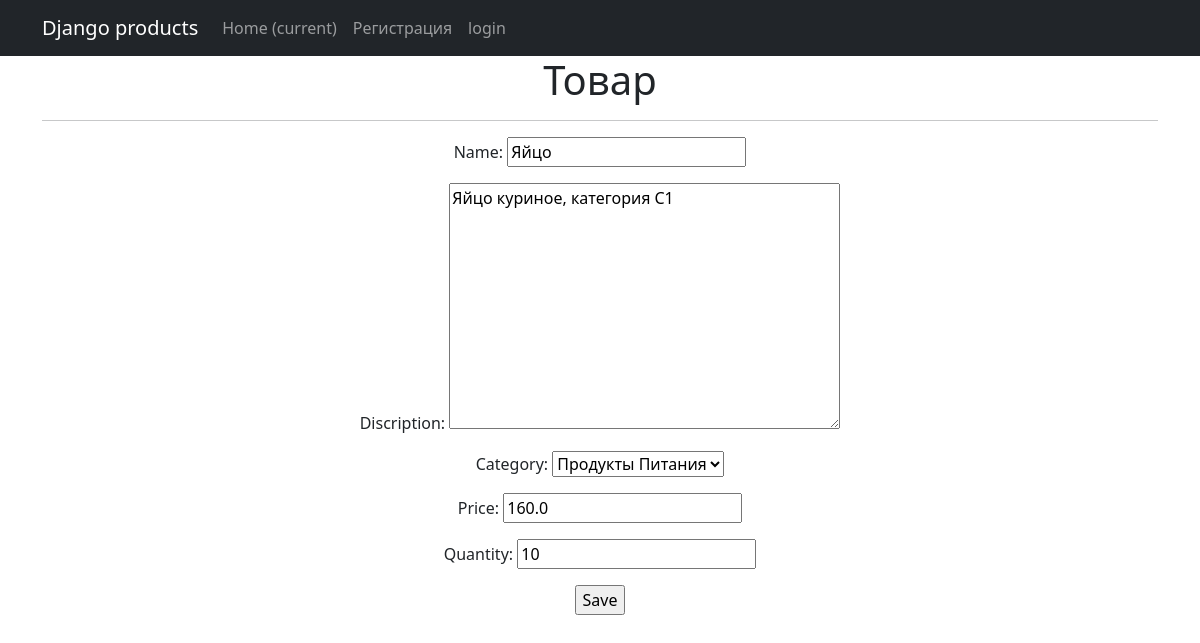
The page /products/1/update/ (signed in) on the database its author committed.
### simpleapp/models.py (models this page shows, shortened)
class Product(models.Model):
    name = models.CharField(max_length=50,
                            unique=True)
    discription = models.TextField()
    quantity = models.IntegerField(validators=[MinValueValidator(0)],)
    category = models.ForeignKey(
        to='Category',
        on_delete=models.CASCADE,
        related_name='products'
    )
    price = models.FloatField(
        validators=[MinValueValidator(0.0)],
    )

class Category(models.Model):
    name = models.CharField(max_length=100,
                            unique=True)
    def __str__(self) -> str:
        return f'{self.name.title()}'

### simpleapp/views.py (the view)
# urls.py: path('<int:pk>/update/', ProductUpdate.as_view(), name='product_update'),
class ProductUpdate(PermissionRequiredMixin, UpdateView):
    permission_required = ('simpleapp.change_product',)
    form_class = ProductForm
    model = Product
    template_name = 'product_edit.html'

### simpleapp/forms.py (shortened to what this page needs)
class ProductForm(forms.ModelForm):
    class Meta:
        model = Product
        fields = [
            'name',
            'discription',
            'category',
            'price',
            'quantity',
        ]

### simpleapp/templates/product_edit.html (shortened to what this page needs)
{% extends 'simpleapp/default.html' %}
{% block content %}
<h1>Товар</h1>
<hr>
<form action="" method="post">
    {{ form.as_p }}
    <input type="submit" value="Save" />
</form>
{% endblock content %}

### rows shown on the page
Product: name "Яйцо", discription "Яйцо куриное, категория С1", category "Продукты Питания", price "160.0", quantity "10"
